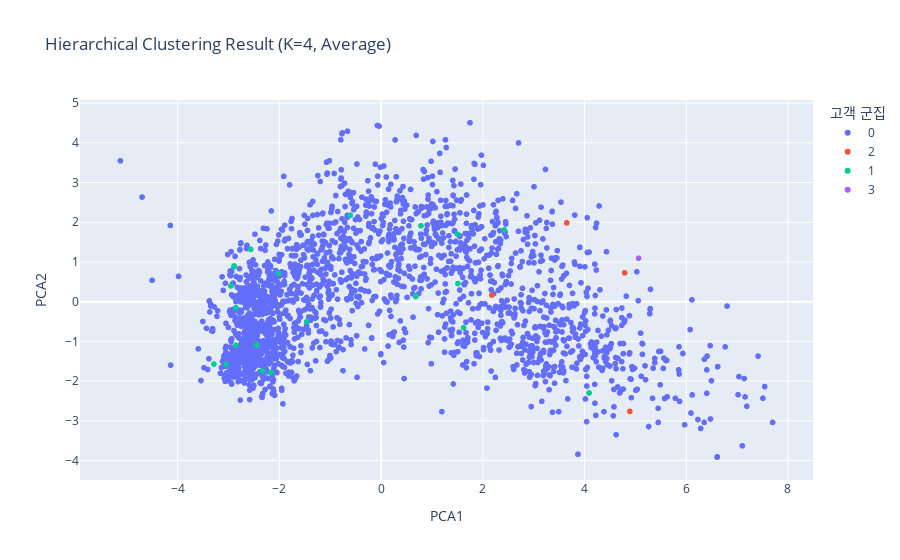

The cell this chart's notebook holds for it:
### Markdown cell above
#### ✏️ 연습문제 3
`AgglomerativeClustering` 모델의 `linkage` 파라미터를 `'average'`로 변경하여 군집화를 수행하고, PCA를 이용해 시각화한 뒤 'ward' 연결법의 결과와 어떻게 다른지 비교해보세요.

### Code cell
# 연습문제 3 코드
# 'average' 연결법으로 계층적 군집 수행
agg_cluster_avg = AgglomerativeClustering(n_clusters=4, linkage='average')
agg_labels_avg = agg_cluster_avg.fit_predict(X_processed)

# 시각화
df_pca_agg_avg = pd.DataFrame(X_pca, columns=['PCA1', 'PCA2'])
df_pca_agg_avg['Agg_Cluster_Avg'] = agg_labels_avg.astype(str)

fig = px.scatter(df_pca_agg_avg, x='PCA1', y='PCA2', color='Agg_Cluster_Avg',
                 title='Hierarchical Clustering Result (K=4, Average)',
                 labels={'Agg_Cluster_Avg': '고객 군집'})
fig.show()

print("--- 비교 분석 ---")
print("'ward' 연결법은 군집의 크기를 비교적 균등하게 나누려는 경향이 있는 반면, 'average' 연결법은 하나의 거대한 군집과 여러 개의 작은 군집들로 나뉘는 경향을 보입니다. 이는 'average'가 이상치에 덜 민감하기 때문일 수 있습니다. 데이터의 특성에 따라 적절한 연결법을 선택하는 것이 중요합니다.")

### Figure 1 — Plotly figure (JSON) as saved in the notebook; plotly's stock layout.template omitted (floating-point values rounded to 4 significant figures; data arrays with more than 128 entries replaced by an {"elided": "..."} marker saying what was removed)
{"data": [{"hovertemplate": "고객 군집=0<br>PCA1=%{x}<br>PCA2=%{y}<extra></extra>", "legendgroup": "0", "marker": {"color": "#636efa", "symbol": "circle"}, "mode": "markers", "name": "0", "showlegend": true, "type": "scattergl", "x": {"elided": "2214 float values"}, "xaxis": "x", "y": {"elided": "2214 float values"}, "yaxis": "y"}, {"hovertemplate": "고객 군집=2<br>PCA1=%{x}<br>PCA2=%{y}<extra></extra>", "legendgroup": "2", "marker": {"color": "#EF553B", "symbol": "circle"}, "mode": "markers", "name": "2", "showlegend": true, "type": "scattergl", "x": [2.179, 3.651, 4.789, 4.891], "xaxis": "x", "y": [0.168, 1.986, 0.7269, -2.762], "yaxis": "y"}, {"hovertemplate": "고객 군집=1<br>PCA1=%{x}<br>PCA2=%{y}<extra></extra>", "legendgroup": "1", "marker": {"color": "#00cc96", "symbol": "circle"}, "mode": "markers", "name": "1", "showlegend": true, "type": "scattergl", "x": [-2.165, -3.044, -2.016, -2.442, -2.852, 0.6829, -2.337, -2.854, -2.889, 1.621, -0.6051, 1.501, 1.511, -2.562, -1.463, 0.7844, -2.895, -3.286, 4.09, 2.422, -2.953], "xaxis": "x", "y": [-1.78, -1.58, 0.7142, -1.087, -0.1506, 0.132, -1.742, -1.095, 0.901, -0.6542, 2.178, 1.698, 0.4568, 1.317, -0.506, 1.911, 0.878, -1.569, -2.297, 1.806, 0.3962], "yaxis": "y"}, {"hovertemplate": "고객 군집=3<br>PCA1=%{x}<br>PCA2=%{y}<extra></extra>", "legendgroup": "3", "marker": {"color": "#ab63fa", "symbol": "circle"}, "mode": "markers", "name": "3", "showlegend": true, "type": "scattergl", "x": [5.063], "xaxis": "x", "y": [1.094], "yaxis": "y"}], "layout": {"legend": {"title": {"text": "고객 군집"}, "tracegroupgap": 0}, "title": {"text": "Hierarchical Clustering Result (K=4, Average)"}, "xaxis": {"anchor": "y", "domain": [0, 1], "title": {"text": "PCA1"}}, "yaxis": {"anchor": "x", "domain": [0, 1], "title": {"text": "PCA2"}}}}
